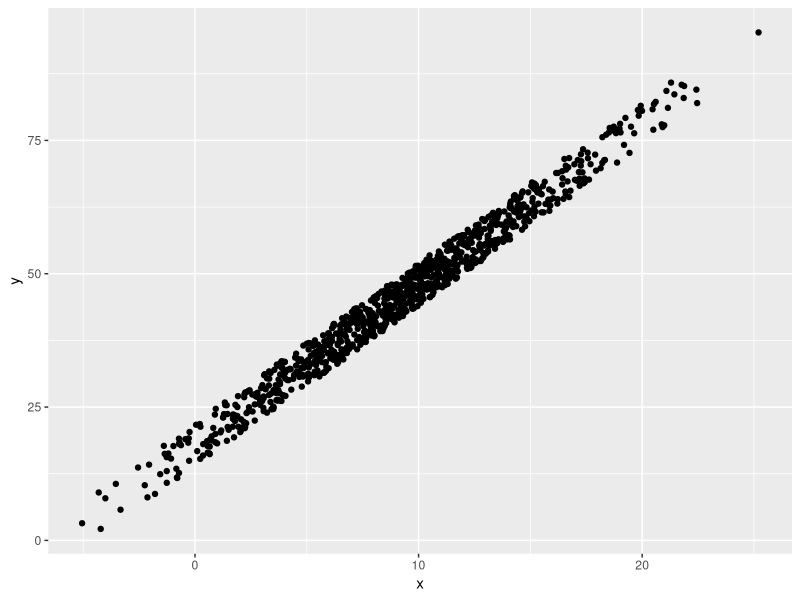

This chart was generated by the following R code:
## ---- chunk 1
library(tibble)
library(ggplot2)
## ---- chunk 2
set.seed(123)

df_demonstration =
  tibble(
    x = rnorm(n = 1000, mean = 9, sd = 5),
    y = 3 * x + 12 + runif(n = 1000, min = 2, max = 10)
  )
## ---- chunk 3
ggplot(df_demonstration, aes(x = x, y = y)) + geom_point()
